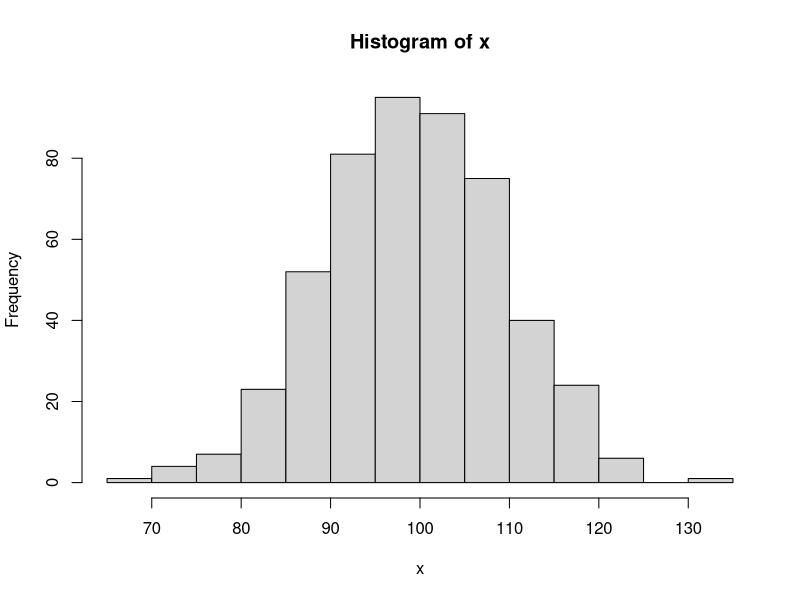
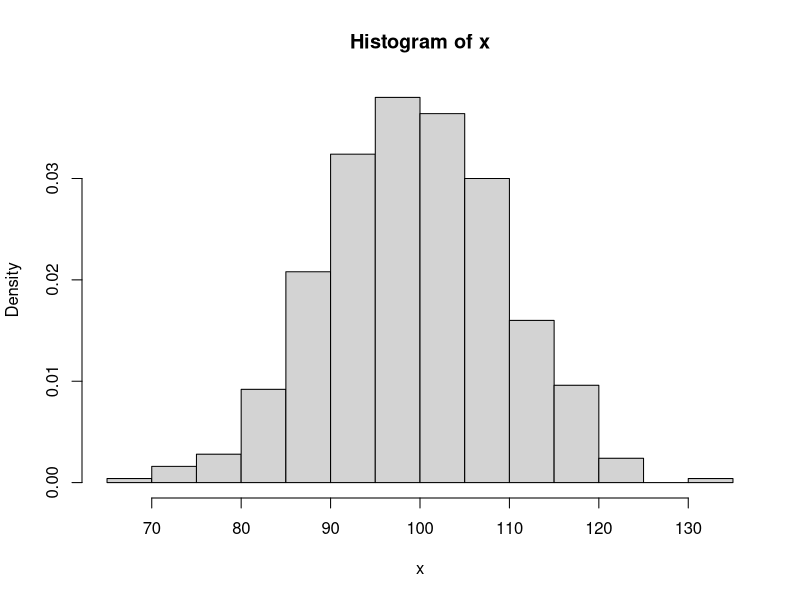
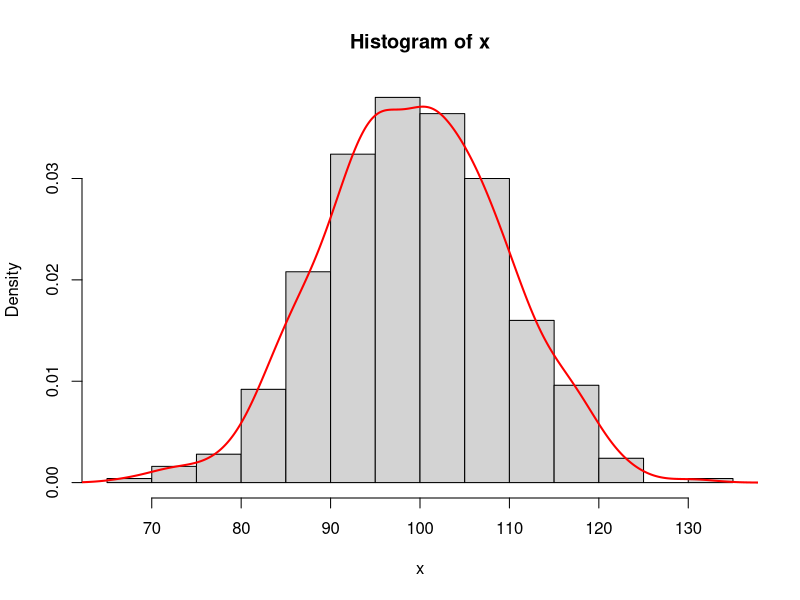
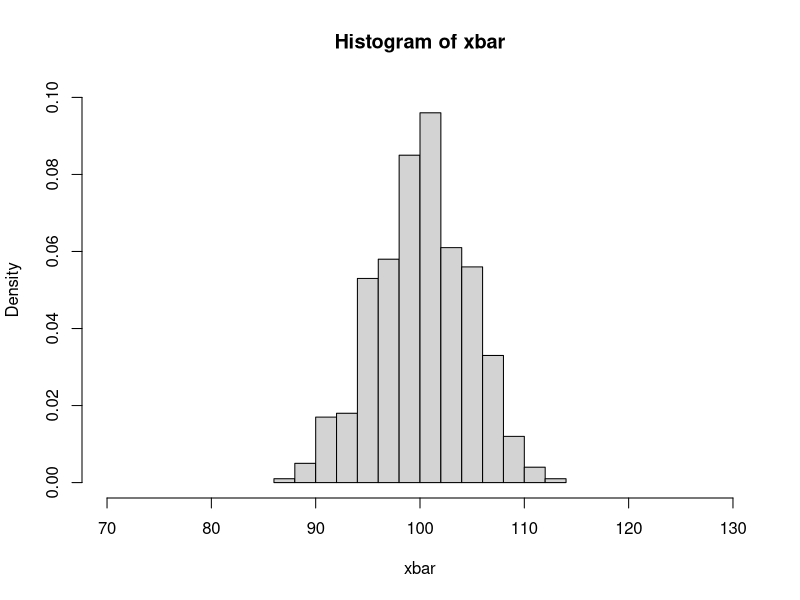
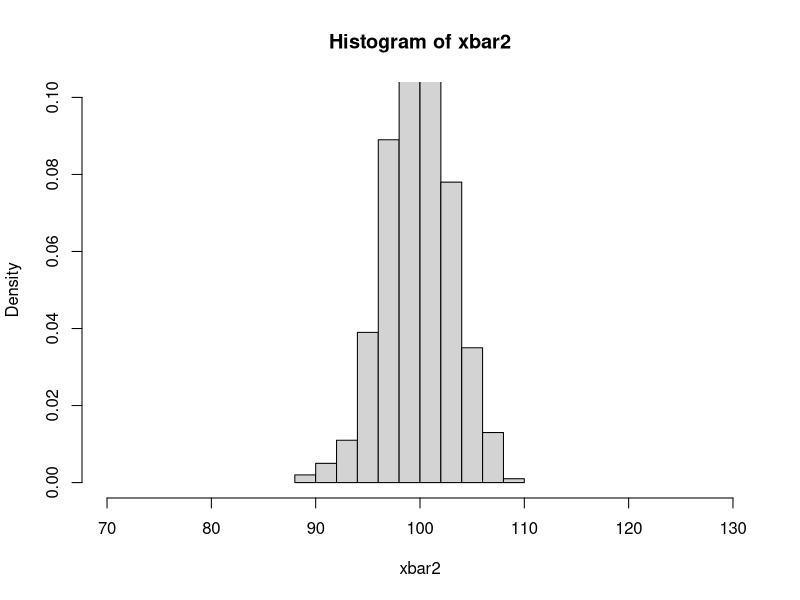
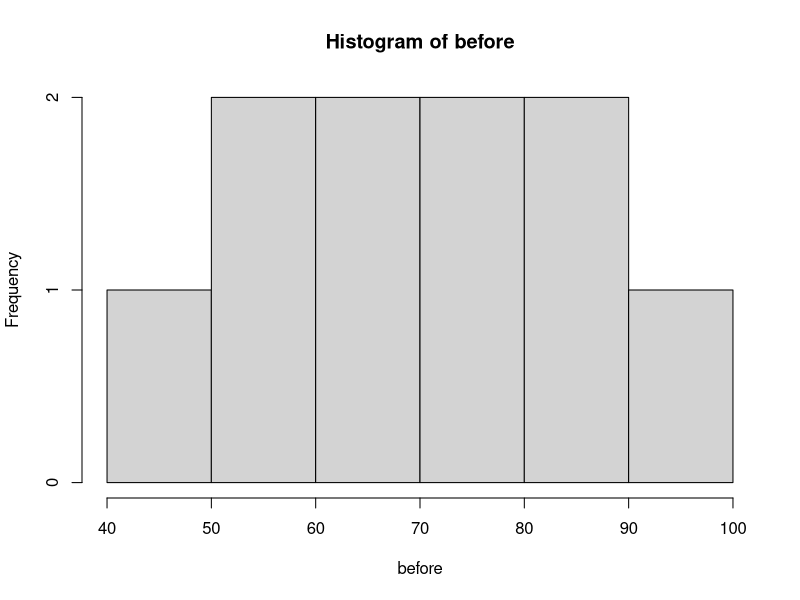
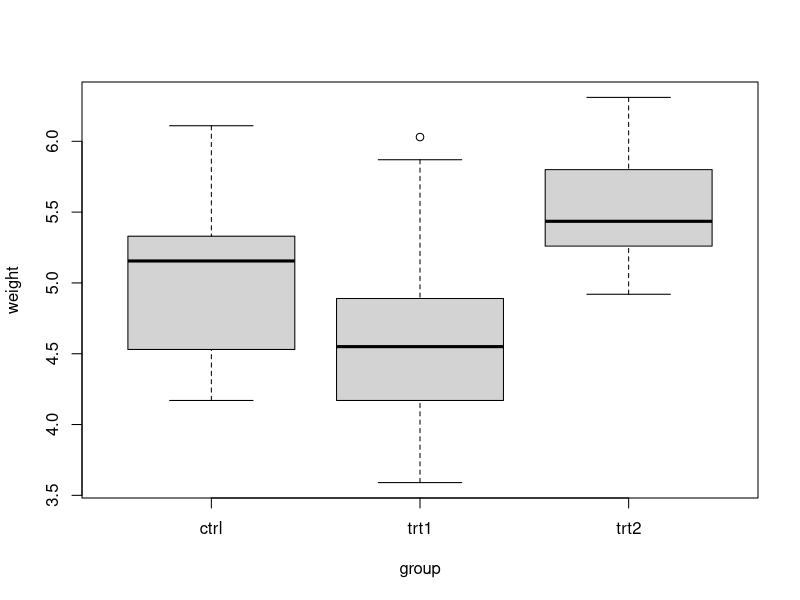

These figures' R source, in order:
#statistical concepts (Measures of centrality, Central limit theorem, Confidence intervals, Hypothesis testing, ANOVA, Correlation, Covariance)
#CLT-----
#The CLT says that if you take many repeated samples from a population, and calculate the averages or sum of each one, the collection of those averages will be normally distributed… and it doesn’t matter what the shape of the source distribution is!
#https://www.r-bloggers.com/sampling-distributions-and-central-limit-theorem-in-r/
#1-If you draw samples from a normal distribution, then the distribution of sample means is also normal.2-#1-The mean of the distribution of sample means is identical to the mean of the "parent population," the population from which the samples are drawn.3-The higher the sample size that is drawn, the "narrower" will be the spread of the distribution of sample means.
#http://msenux2.redwoods.edu/MathDept/R/CentralLimit.php

x=rnorm(500,mean=100,sd=10)
#every time u take new sample you will get similar plots
hist(x)
hist(x, prob=T)  #
hist(x, freq=F)  #same
lines(density(x), col='red', lwd=2)

#drawing samples from above distribution
#Each time we draw a sample of size n = 5 from the normal distribution having mean μ = 100 and standard deviation σ = 10, we need someplace to store the mean of the sample. Because we intend to collect the means of 500 samples, we initialize a vector xbar to initially contain 500 zeros
(xbar=rep(0,500))
mu=100; sigma=10 ; n=5

mean(rnorm(n,mean=mu,sd=sigma))  #put this in a loop
for (i in 1:500) { xbar[i]=mean(rnorm(n,mean=mu,sd=sigma)) }
xbar
hist(xbar,prob=TRUE,breaks=12,xlim=c(70,130),ylim=c(0,0.1))
mean(xbar)
#distribution of 500 sample means, each of which was found by selecting n = 5 numbers from the normal distribution with mean μ = 100 and standard deviation σ = 10, then computing their mean (average)
#increasing the sample size
(xbar2=rep(0,500)) ; n=10
for (i in 1:500) { xbar2[i]=mean(rnorm(n,mean=mu,sd=sigma)) }
hist(xbar2,prob=TRUE,breaks=12,xlim=c(70,130),ylim=c(0,0.1))
mean(xbar2)

#Key Idea: When we select samples from a normal distribution, then the distribution of sample means is also "normal" in shape.
#Key Idea: The mean of the distribution of sample means appears to be the same as the mean of the "parent population" from which we selected our samples.


#Confidence Interval -----
#In statistics, a confidence interval (CI) is a type of interval estimate, computed from the statistics of the observed data, that might contain the true value of an unknown population parameter.
#Point_Estimate +/- Confidence_Level * ((MarginOfError)/Sqrt(N))

#test before and after training
before = c(65, 78, 88, 55, 48, 95, 66, 57, 79, 81)
mean(before); length(before)# t-test becoz sample size < 30

after1=c(64, 52, 68, 75, 82, 66, 95, 83, 67, 76)

#1 sample t-test : assume mean= 82
#Ho: mean=82, Ha: mean!=82 : two tail test
t.test(x=before, y=NULL, mu=82, alternative = 'two.sided', conf.level = 0.95, paired=F)
hist(before)
qt(.975,df=9)  #if calc |tvalue| < table-t-value : Accept Ho 
?t.test
t.test(x=before, y=after1, mu=0, alternative = 'two.sided', conf.level = 0.95, paired=F)
#pvalue calc > 0.05: Accept Ho: No difference in means

#Conf Interval in LM
fit = lm(weight ~ height , data =women)
ndata = data.frame(height=c(55.5, 65.5))
predict(fit, newdata = ndata, interval = 'confidence')
confint(fit) # for coefficients 

#Hypothesis Testing----
#see my repository
#(https://github.com/dupadhyaya/rstatistics)

#ANOVA------
PlantGrowth
#weight of plants obtained under a control and two different treatment conditions
#http://www.sthda.com/english/wiki/one-way-anova-test-in-r
boxplot(weight ~ group, data=PlantGrowth)
res.aov <- aov(weight ~ group, data = PlantGrowth)
# Summary of the analysis
summary(res.aov)
#As the p-value is less than the significance level 0.05, we can conclude that there are significant differences between the groups highlighted with “*" in the model summary.
# to determine if the mean difference between specific pairs of group are statistically significant.
TukeyHSD(res.aov)
#It can be seen from the output, that only the difference between trt2 and trt1 is significant with an adjusted p-value of 0.012.

#Correlation/ Covariance-----
cov(women$height, women$weight)
cor(women$height, women$weight)